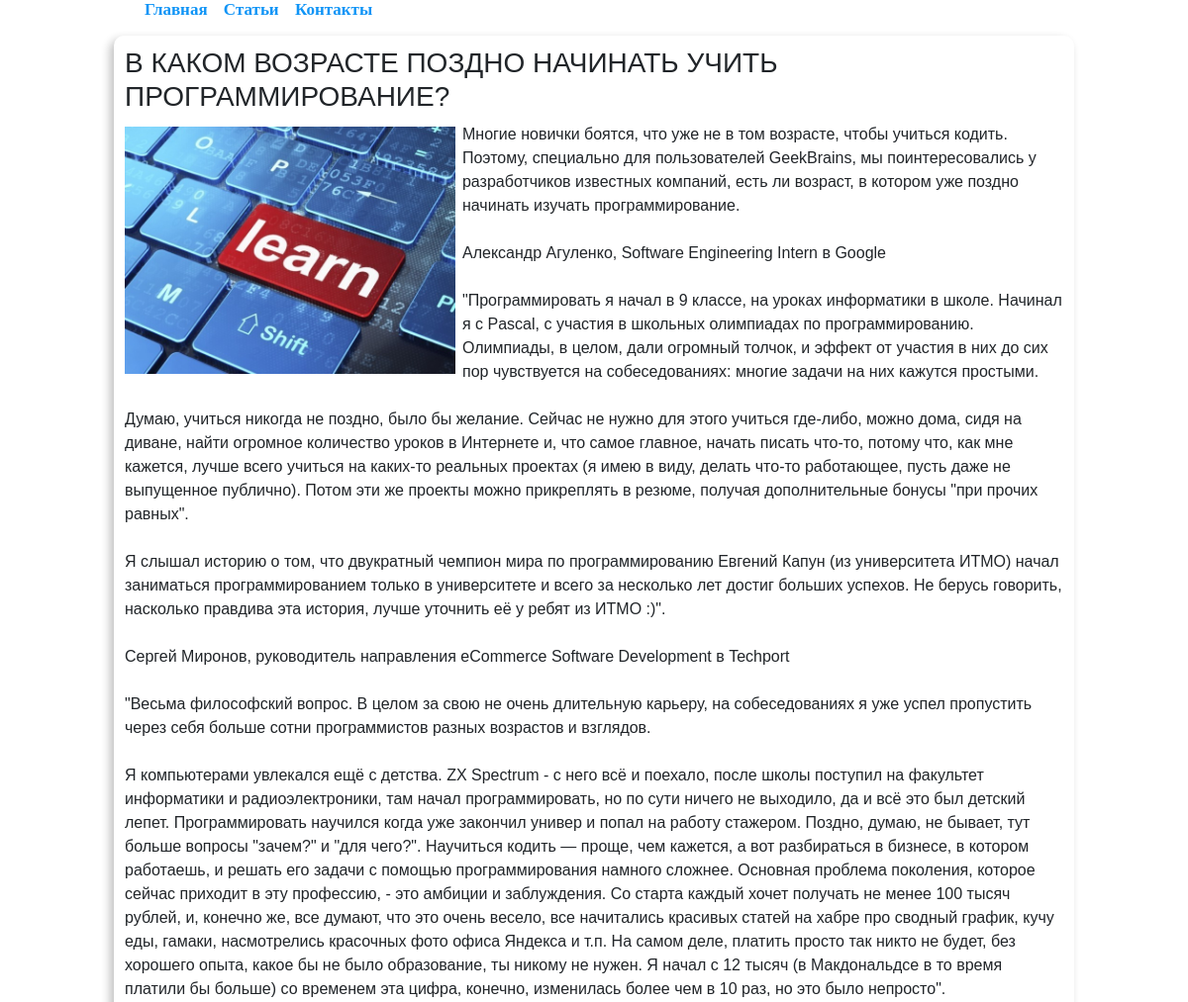
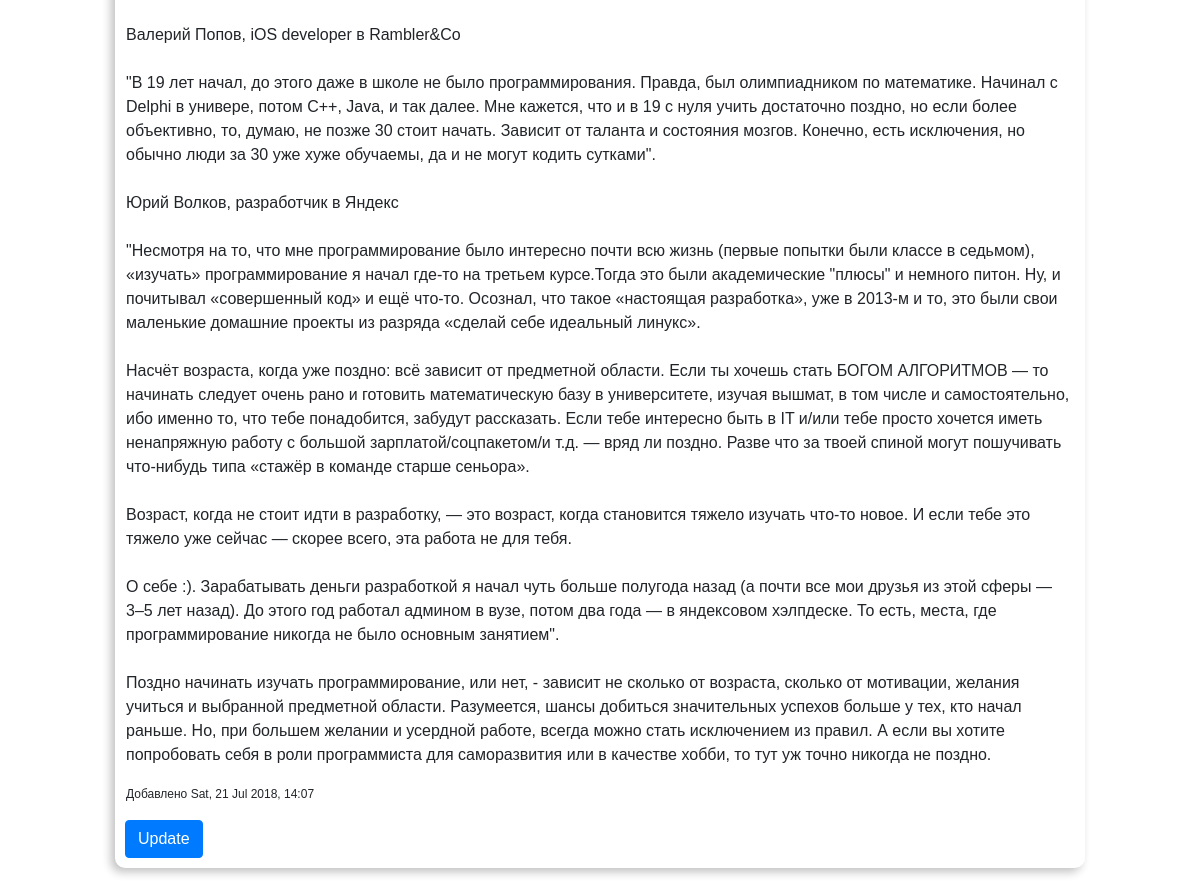
/articles/1/, run on the app's committed database (2 pictures, top to bottom).
### articles/models.py (models this page shows, shortened)
class Article(models.Model):
    name = models.CharField(max_length=150)
    image = models.ImageField()
    content = models.TextField()
    category = models.ForeignKey('categories.Category', on_delete=models.CASCADE)
    created = models.DateTimeField(auto_now_add=True)

### articles/views.py (the view)
# urls.py: path('<int:pk>/', views.ArticleDetail.as_view(), name='detail')
class ArticleDetail(DetailView):
    model = models.Article
    context_object_name = 'instance'
    template_name = 'articles/detail.htm'

### articles/templates/articles/detail.htm (shortened to what this page needs)
{% extends 'master.htm' %}
{% load static %}
{% block css %}
    <link rel="stylesheet" href="{% static 'articles/style.css' %}">
{% endblock %}
{% block menu %}
    {% include 'articles/includes/inc_menu.htm' %}
{% endblock %}
{% block content %}
    <table>
        <tr>
            <td><h3>{{ instance.name|upper }}</h3></td>
        </tr>
        <tr class="content">
            <td><img src="/media/{{ instance.image }}" alt=""><p>{{ instance.content|linebreaksbr }}</p></td>
        </tr>
        <tr class="created">
            <td><p>Добавлено {{ instance.created|date:"D, d M Y, H:i" }}</p></td>
        </tr>
    </table>
    <form action="{% url 'articles:update' instance.id %}" method="GET">
        <input class="btn btn-primary" type="submit" value="Update">
    </form>
{% endblock %}

### articles/static/articles/style.css (style rules this page uses)
body { font-family: sans-serif; width: 1000px; margin: 0 auto 25px; }
.created { font-size: 12px }
.content img { max-height: 250px; float: left; margin: 4px 7px 7px 0; }

### data on the page
Article: name "В КАКОМ ВОЗРАСТЕ ПОЗДНО НАЧИНАТЬ УЧИТЬ ПРОГРАММИРОВАНИЕ?", image (picture), content "Многие новички боятся, что уже не в том возрасте, чтобы учиться кодить. Поэтому, специально для пользователей GeekBrains, мы поинтересовались у разработчиков известных компаний, есть ли возраст, в котором уже поздно начинать изучать программирование. Александр Агуленко, Software Engineering Intern в Google \"Программировать я начал в 9 классе, на уроках информатики в школе. Начинал я с Pascal, с участия в школьных олимпиадах по программированию. Олимпиады, в целом, дали огромный толчок, и эффект от участия в них до сих пор чувствуется на собеседованиях: многие задачи на них кажутся простыми. Думаю, учиться никогда не поздно, было бы желание. Сейчас не нужно для этого учиться где-либо, можно…", created "Sat, 21 Jul 2018, 14:07"
